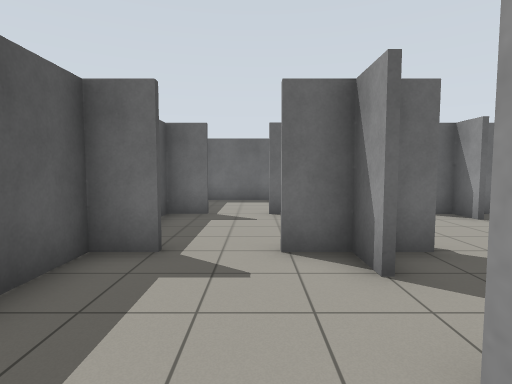
view 1 (above)

17 first-person views from a walk through a Gazebo world. The camera is 1.2 m above the floor, tilts 4° down and sees 80° across. The floor is counted in squares, 1 m on a side. Each view is taken from the middle of a square. On the plan, view 1 faces up. The plan holds only what a view shows up to about 13 squares ahead; the rest is blank.

view 2
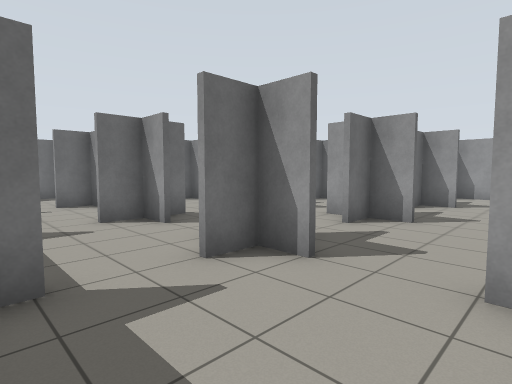

view 3
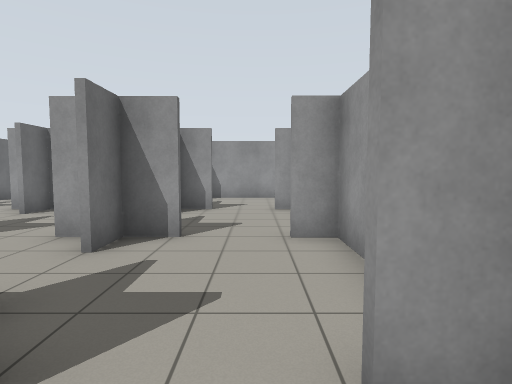

view 4
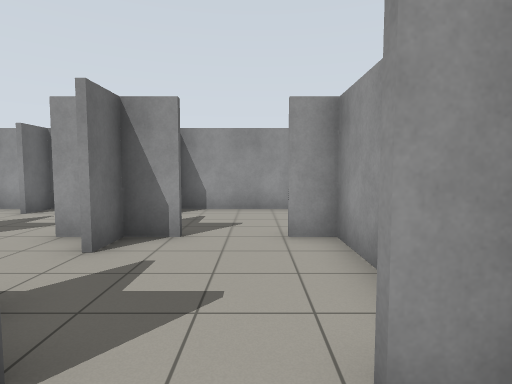

view 5
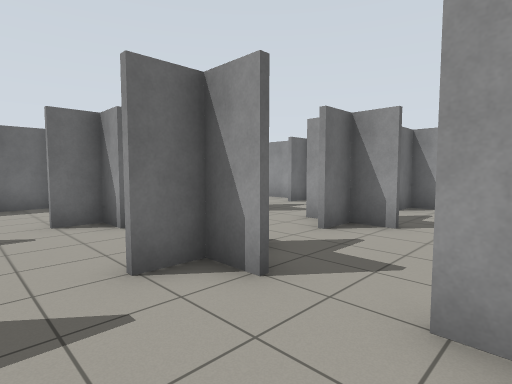

view 6
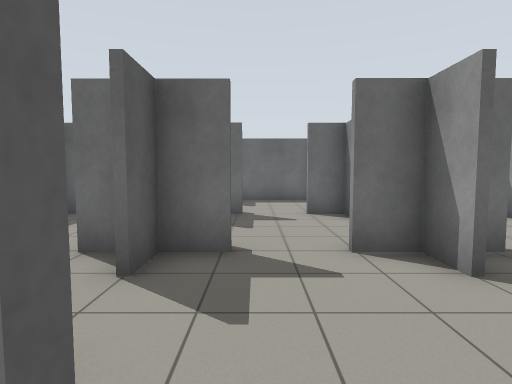

view 7
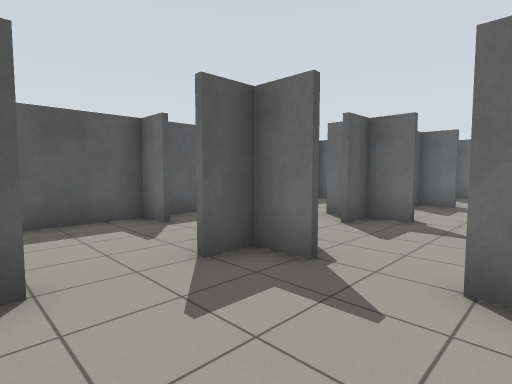

view 8
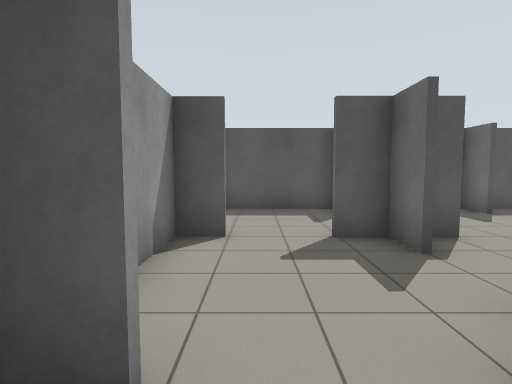

view 9
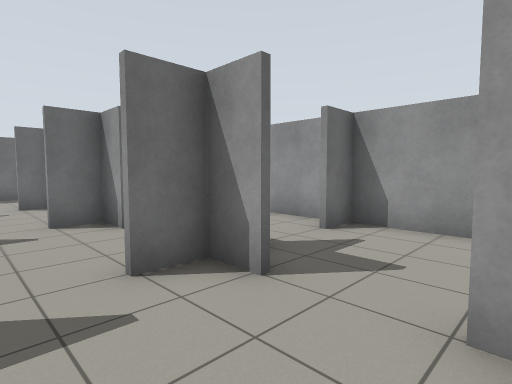

view 10
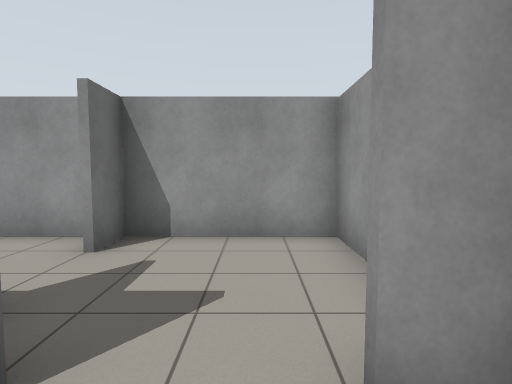

view 11
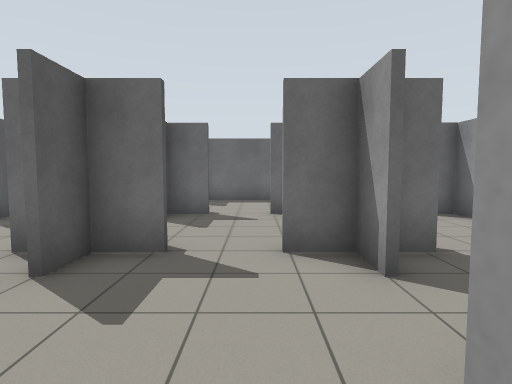

view 12
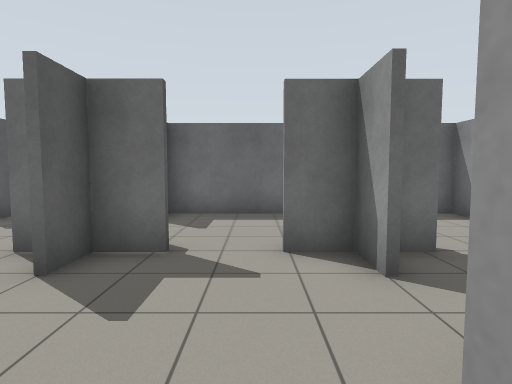

view 13
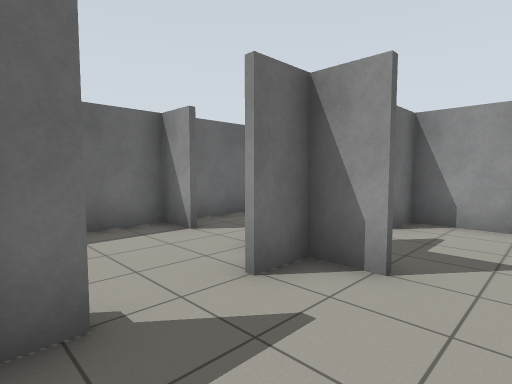

view 14
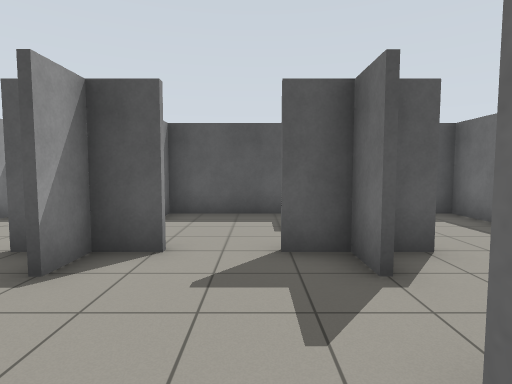

view 15
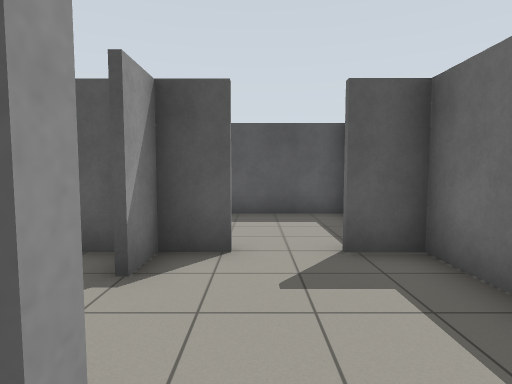

view 16
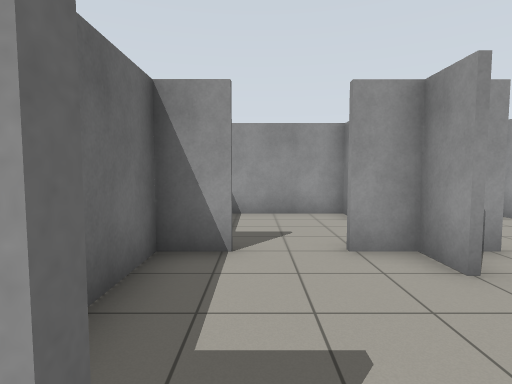

view 17
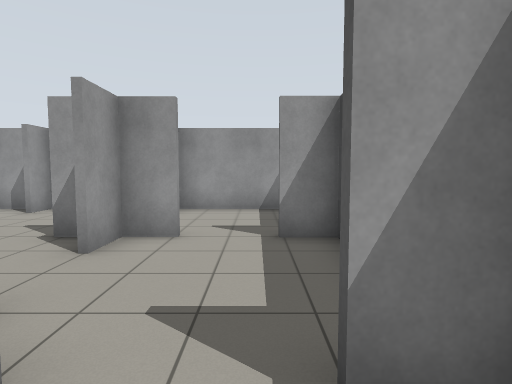

### Floor plan
Points are (right, up) in squares from view 1. A wall is a line through its corners. A room is listed if a view was taken in it or the views show most of it. See-through windows are left out.
Room 1 (views 1, 2, 3, 4, 5, 6, 7)
walls: (1.4, -0.6) (1.4, 0.6); (1.6, -2.5) (1.6, -3.5); (2.7, 0.4) (0.4, 0.4); (1.4, -3.2) (1.4, -2.5); (1.6, 1.8) (1.6, -0.6); (5.4, -0.6) (5.4, 0.4) (4.4, 0.4); (-1.4, 0.4) (-2.5, 0.4); (5.4, 1.1) (5.4, 1.8); (5.4, -3.5) (5.4, -2.6); (-1.7, -3.5) (5.5, -3.5); (-2.5, 0.5) (-2.5, -3)
ways out: opening at (6, -1.5) to room 2; opening at (5, 2) to room 3; opening at (-0.5, 0) to room 6; opening at (4, 1.3) to room 6
Room 2 (views 8, 9, 10, 11)
walls: (9.5, -0.7) (9.5, 1.6); (9.5, 0.4) (8.4, 0.4); (5.6, -2.6) (5.6, -3.4); (5.5, -3.5) (9.5, -3.5) (9.5, -2.5)
ways out: opening at (6, -1.5) to room 1; opening at (8, 1.3) to room 3; opening at (10, -1.5) to room 8; opening at (9, 2) to room 10
Room 3 (view 12)
walls: (6.8, 4.4) (5.6, 4.4); (9.5, 3.3) (9.5, 4.4) (8.4, 4.4); (5.6, 4.5) (5.6, 3.3)
ways out: opening at (5, 2) to room 1; opening at (8, 1.3) to room 2; opening at (8, 5.3) to room 4; opening at (6, 3) to room 6; opening at (9, 6) to room 7; opening at (10, 3) to room 10
Room 4 (views 13, 14, 15)
walls: (8.4, 8.6) (9.5, 8.6); (6.8, 8.4) (5.6, 8.4); (9.5, 8.4) (8.4, 8.4); (9.5, 7.3) (9.5, 9.6); (5.6, 8.5) (5.6, 7.4); (9.5, 11.3) (9.5, 12.5) (5.5, 12.5)
ways out: opening at (8, 5.3) to room 3; opening at (6, 7) to room 5; opening at (6, 10.5) to room 5; opening at (5, 6) to room 6; opening at (10, 7) to room 7; opening at (10, 10.5) to room 7
Room 5 (views 16, 17)
walls: (2.6, 8.4) (0.4, 8.4); (1.4, 7.9) (1.4, 8.6) (2.6, 8.6); (1.6, 9.8) (1.6, 7.4); (5.4, 7.4) (5.4, 8.5); (5.6, 8.4) (4.4, 8.4); (1.4, 4.6) (2.6, 4.6); (-1.2, 8.4) (-2.5, 8.4) (-2.5, 4.4); (1.6, 12.5) (1.6, 11.3); (5.2, 12.5) (1.5, 12.5); (-2.5, 4.6) (-1.4, 4.6)
ways out: opening at (6, 7) to room 4; opening at (6, 10.5) to room 4; opening at (-0.5, 4) to room 6; opening at (4, 5.3) to room 6; opening at (-0.5, 8) to room 9; opening at (2, 10.5) to room 9
Room 6 (no view inside)
walls: (1.4, 3.3) (1.4, 4.6); (2.8, 4.4) (0.4, 4.4); (1.4, 0.6) (1.4, 1.8); (0.4, 0.6) (1.5, 0.6); (2.1, 0.6) (2.8, 0.6); (-1.4, 4.4) (-2.5, 4.4) (-2.5, 0.5); (1.6, 5.8) (1.6, 3.4); (-2.5, 0.6) (-1.4, 0.6); (5.4, 3.3) (5.4, 4.5); (5.6, 4.4) (4.4, 4.4)
ways out: opening at (-0.5, 0) to room 1; opening at (4, 1.3) to room 1; opening at (6, 3) to room 3; opening at (5, 6) to room 4; opening at (-0.5, 4) to room 5; opening at (4, 5.3) to room 5
Room 7 (no view inside)
walls: (13, 8.6) (13.5, 8.6); (10.8, 8.4) (10.1, 8.4); (13.5, 8.4) (12.2, 8.4); (13.5, 5.3) (13.5, 12.5) (10.2, 12.5)
ways out: opening at (9, 6) to room 3; opening at (10, 7) to room 4; opening at (10, 10.5) to room 4; opening at (12, 5) to room 10
Room 8 (no view inside)
walls: (13.5, 0.4) (12.4, 0.4); (11.9, -3.5) (13.5, -3.5) (13.5, 1.4)
ways out: opening at (10, -1.5) to room 2; opening at (12, 1) to room 10
Room 9 (no view inside)
walls: (1.5, 12.5) (-2.5, 12.5) (-2.5, 9.2)
ways out: opening at (-0.5, 8) to room 5; opening at (2, 10.5) to room 5
Room 10 (no view inside)
walls: (10.8, 4.4) (10, 4.4); (13.5, 1.4) (13.5, 4.4) (12.4, 4.4)
ways out: opening at (9, 2) to room 2; opening at (10, 3) to room 3; opening at (12, 5) to room 7; opening at (12, 1) to room 8

Where each view was taken, in squares from view 1:
view 1: 0 up, 0 right, facing up
view 2: 3 down, 2 left, facing up-right
view 3: 2 down, 0 right, facing right
view 4: 2 down, 4 right, facing right
view 5: 1 up, 3 right, facing up-right
view 6: 0 up, 3 right, facing up
view 7: 3 down, 5 right, facing up-left
view 8: 2 down, 7 right, facing left
view 9: 3 down, 7 right, facing up-right
view 10: 2 down, 8 right, facing right
view 11: 0 up, 8 right, facing up
view 12: 4 up, 8 right, facing up
view 13: 6 up, 6 right, facing up-right
view 14: 7 up, 6 right, facing left
view 15: 10 up, 6 right, facing left
view 16: 11 up, 5 right, facing right
view 17: 6 up, 1 left, facing down
